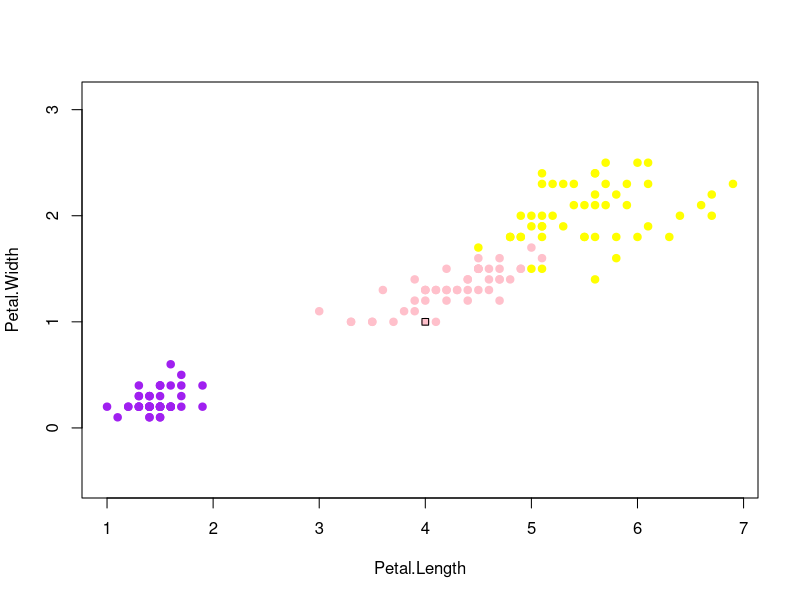

Source code (R):
euDist <- function(u, v){
    sqrt( sum((u - v)^2) )
}

sortByDist <- function(z, xl, metr = euDist ){
    l <- dim(xl)[1]
    n <- dim(xl)[2] - 1

    dist <- matrix(NA, l, 2)

    for (i in 1:l) {
        dist[i, ] <- c(i, metr(xl[i, 1:n], z))
    }
    
    ordXl <- xl[order(dist[, 2]), ]
    return(ordXl)
}

op <- function(z, xl){
    
    l <- dim(xl)[1]
    n <- dim(xl)[2] - 1
    
    dist <- matrix(NA, l, 1)
    
    for (i in 1:l) {
        dist[i] <- euDist(xl[i, 1:n], z)
    }
    
    dist <- cbind(xl, dist)
    min <- which.min(dist[, 4])
    return(dist[min, 3])
    

}

NN <- function(z, xl){
    ordXl <- sortByDist( z, xl )
    n <- dim(ordXl)[2] - 1

    class <- ordXl[1, n + 1]
    return(class)
    
    ordXl <- op(z, xl)
    return(ordXl)
}

colors <- c( "setosa" = "purple","versicolor" = "pink", "virginica" = "yellow" )
plot( iris[, 3:4], pch = 21, bg = colors[iris$Species], col = colors[iris$Species], asp = 1 )

z <- c(4, 1)
xl <- iris[, 3:5]
#class <- NN(z, xl)
class <- op(z, xl)
points(z[1], z[2], pch = 22, bg = colors[class], asp = 1)